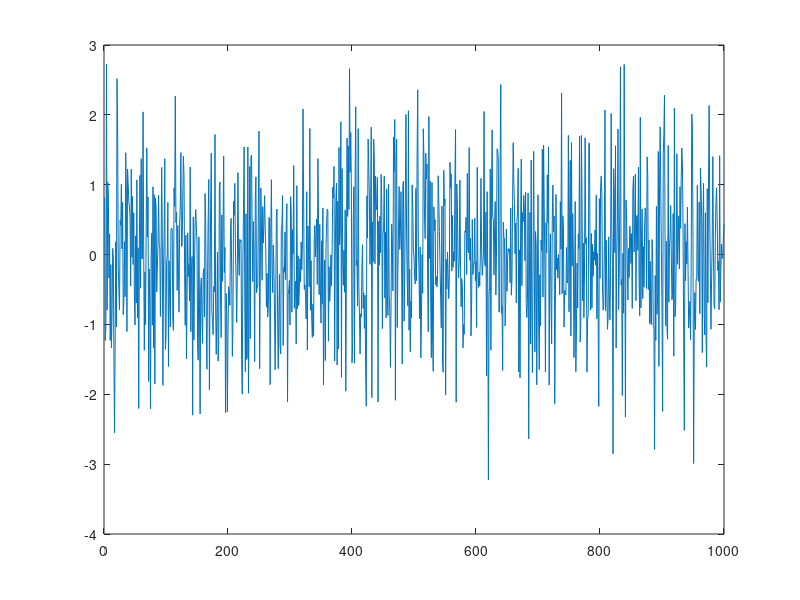

MATLAB code to generate this figure: (Note: this script raises an error after producing the figure.)
temp = randn(1,1000);
%sin(2*pi*0.1*(0:0.01:10));
%sensor{1000000:1010000,8}';
%temp = resample(temp,500,2000);
%plot(temp);
[d,p] = lpc(temp,30);
xh = filter(-d(2:end),1,temp);
%{
figure
hold on;
plot(temp)
plot(xh)
%}
%{
figure;
periodogram(temp);
hold on;
[H,w] = freqz(sqrt(p),d);
hp = plot(w/pi,20*log10(2*abs(H)/(2*pi)),'r'); % Scale to make one-sided PSD
hp.LineWidth = 2;
%}
delta = temp-xh;
sse = delta*delta';
%figure;
plot(delta);
[h,pValue] = lbqtest(delta,floor(10.^(0:0.5:floor(log10(length(temp)-1)))))